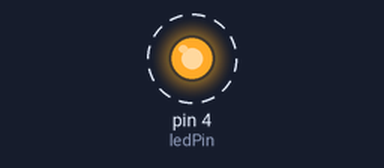
This sketch was run on a simulated Arduino Uno, built with avr-gcc and run on an emulated ATmega328P. On the bench: output pins drawn as LEDs (lit = HIGH). Dashed ring = blinking.

Above: at 0.2 s.
Timing chart, 0 to 3.0 s (numbered marks = the images above):
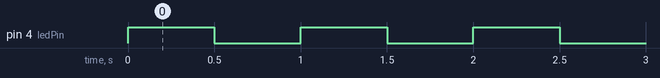

Measured:
- by itself, pin 4 (ledPin): alternates HIGH for 0.50 s and LOW for 0.50 s

The sketch:

sketch_feb11c.ino
```cpp
const int ledPin = 4;
int ms = 500;
bool ledState = 0;


void setup()
{
  pinMode (ledPin, OUTPUT);

  Serial.begin(115200);

}

void loop()
{
  digitalWrite(ledPin, HIGH);
  delay(ms);
  digitalWrite(ledPin, LOW);
  delay(ms);

}
```
